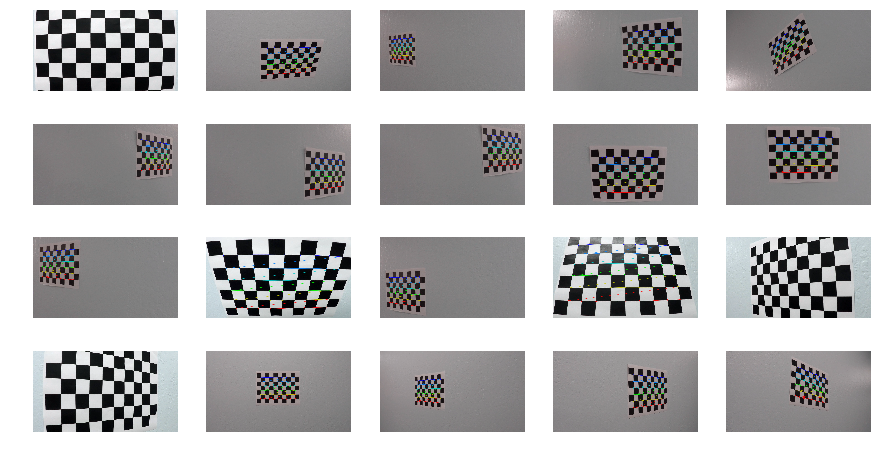
#> input picture examples/1.png, 881 x 456 px; its folder holds only this picture in this run
$ python -i imagelibs.py   (imports and definitions only)   (older library calls are emulated)
#> lines starting #> are read from the running program, lines starting #| are printed output that depends on the picture; after the words box and inside, x2 and y2 are one past the last pixel; in counts of white or black regions, pixels touching at a corner belong together
import glob
import cv2
import numpy as np

def make_calibrate_points(images, nx, ny):
    # Arrays to store object points and image points from all the images.
    criteria = (cv2.TERM_CRITERIA_EPS + cv2.TERM_CRITERIA_MAX_ITER, 30, 0.001)
    objp = np.zeros((nx * ny, 3), np.float32)
    objp[:, :2] = np.mgrid[0:nx, 0:ny].T.reshape(-1, 2)
    objpoints = []  # 3d point in real world space
    imgpoints = []  # 2d points in image plane.

    for fname in images:
        img = cv2.imread(fname)
        # Convert to grayscale
        gray = cv2.cvtColor(img, cv2.COLOR_BGR2GRAY)
        # Find the chessboard corners
        ret, corners = cv2.findChessboardCorners(gray, (nx, ny), None)
        # If found, draw corners
        if ret == True:
            objpoints.append(objp)
            imgpoints.append(corners)
            # Draw and display the corners
        else:
            print("no findChessboardCorners")
    return objpoints,imgpoints,gray.shape[::-1]

def abs_sobel_thresh(image, orient='x', sobel_kernel=3, thresh=(0, 255)):
    # Convert to grayscale
    gray = cv2.cvtColor(image, cv2.COLOR_BGR2GRAY)
    # Apply x or y gradient with the OpenCV Sobel() function
    # and take the absolute value
    if orient == 'x':
        abs_sobel = np.absolute(cv2.Sobel(gray, cv2.CV_64F, 1, 0, ksize=sobel_kernel))
    if orient == 'y':
        abs_sobel = np.absolute(cv2.Sobel(gray, cv2.CV_64F, 0, 1, ksize=sobel_kernel))
    if orient == "xy":
        sobelx = cv2.Sobel(gray, cv2.CV_64F, 1, 0, ksize=sobel_kernel)
        sobely = cv2.Sobel(gray, cv2.CV_64F, 0, 1, ksize=sobel_kernel)
        abs_sobel = np.arctan2(np.absolute(sobely), np.absolute(sobelx))
    # Rescale back to 8 bit integer
    scaled_sobel = np.uint8(255*abs_sobel/np.max(abs_sobel))
    # Create a copy and apply the threshold
    grad_binary = np.zeros_like(scaled_sobel)
    # Here I'm using inclusive (>=, <=) thresholds, but exclusive is ok too
    grad_binary[(scaled_sobel >= thresh[0]) & (scaled_sobel <= thresh[1])] = 1

    # Return the result
    return grad_binary

# Define a function that thresholds the S-channel of HLS
def s_select(img, thresh=(0, 255)):
    hls = cv2.cvtColor(img, cv2.COLOR_RGB2HLS)
    s_channel = hls[:,:,2]
    binary_output = np.zeros_like(s_channel)
    binary_output[(s_channel > thresh[0]) & (s_channel <= thresh[1])] = 1
    return binary_output

def h_select(img, thresh=(0, 255)):
    hsv = cv2.cvtColor(img, cv2.COLOR_RGB2HSV)
    s_channel = hsv[:,:,2]
    binary_output = np.zeros_like(s_channel)
    binary_output[(s_channel > thresh[0]) & (s_channel <= thresh[1])] = 1
    return binary_output

# Edit this function to create your own pipeline.
def threshold_image(image, s_thresh=(170, 255), h_thresh=(170, 255), sx_thresh=(40, 100)):
    gradx = abs_sobel_thresh(image, orient='x', sobel_kernel=7, thresh=sx_thresh)
    # grady = abs_sobel_thresh(image, orient='y', sobel_kernel=3, thresh=(20, 100))
    # mag_thresh(image, sobel_kernel=5, mag_thresh=(50, 200))
    # dir_binary = dir_threshold(image, sobel_kernel=15, thresh=(0.7, 1.3))
    s_channel = s_select(image, s_thresh)
    h_channel = h_select(image, h_thresh)
    combined = np.zeros_like(gradx)
    ### Sobel X + S Threshold - H Threshold
    combined[(gradx == 1) | ((s_channel == 1) & (h_channel == 1))] = 1
    thresholded_image = combined
    return thresholded_image

>>> import cv2
>>> picture = cv2.imread('examples/1.png')
#> picture is the input picture: shape (456, 881, 3); mean B, G, R 180.6, 180.2, 181
>>> result = threshold_image(picture)
#> in abs_sobel_thresh, `abs_sobel = np.absolute(cv2.Sobel(gray, cv2.CV_64F, 1, 0, ksize=sobel_..`:
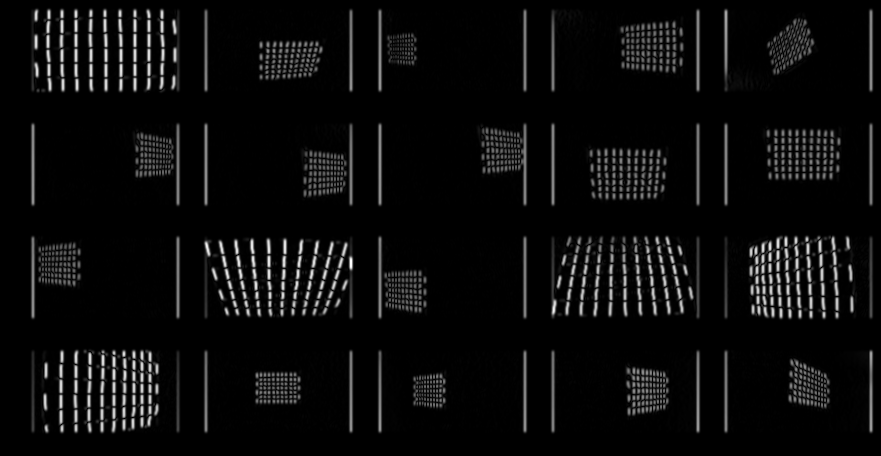
#> abs_sobel: shape (456, 881) float64; min 0, max 158625, mean 7625; drawn with min black and max white
#> in threshold_image, `gradx = abs_sobel_thresh(image, orient='x', sobel_kernel=7, thresh=sx_..`:
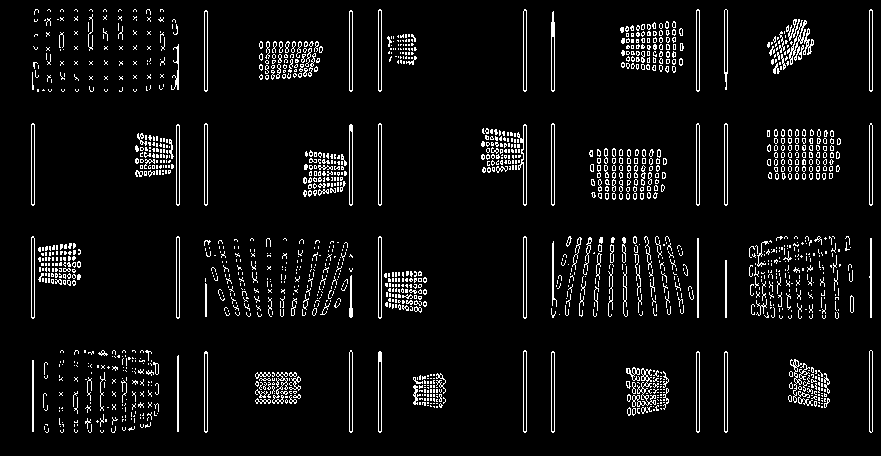
#> gradx: shape (456, 881); values 0 (black) and 1 (white), 5.8% white in thin lines or dots, all inside (x1, y1, x2, y2) = (31, 9, 873, 433)
#> in s_select, `hls = cv2.cvtColor(img, cv2.COLOR_RGB2HLS)`: hls: shape (456, 881, 3); mean of channels 0, 1, 2 54, 180.8, 8.1
#> in s_select, `s_channel = hls[:,:,2]`:
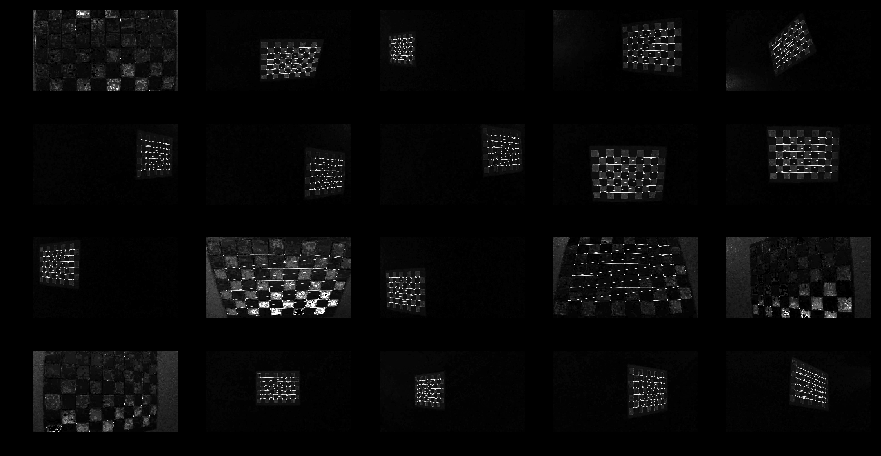
#> s_channel: shape (456, 881); min 0, max 255, mean 8.1
#> in threshold_image, `s_channel = s_select(image, s_thresh)`:
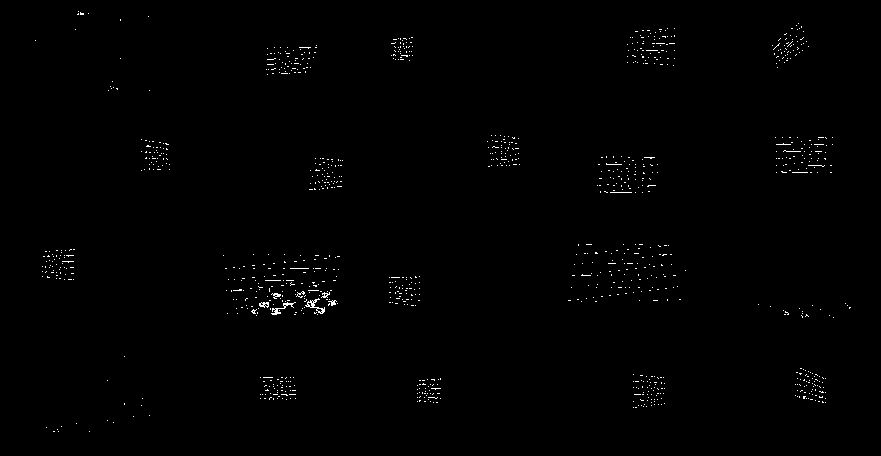
#> s_channel: shape (456, 881); values 0 (black) and 1 (white), 0.6% white in thin lines or dots, all inside (x1, y1, x2, y2) = (35, 11, 851, 432)
#> in h_select, `hsv = cv2.cvtColor(img, cv2.COLOR_RGB2HSV)`: hsv: shape (456, 881, 3); mean H, S, V 54, 10.2, 182.5
#> in h_select, `s_channel = hsv[:,:,2]`:
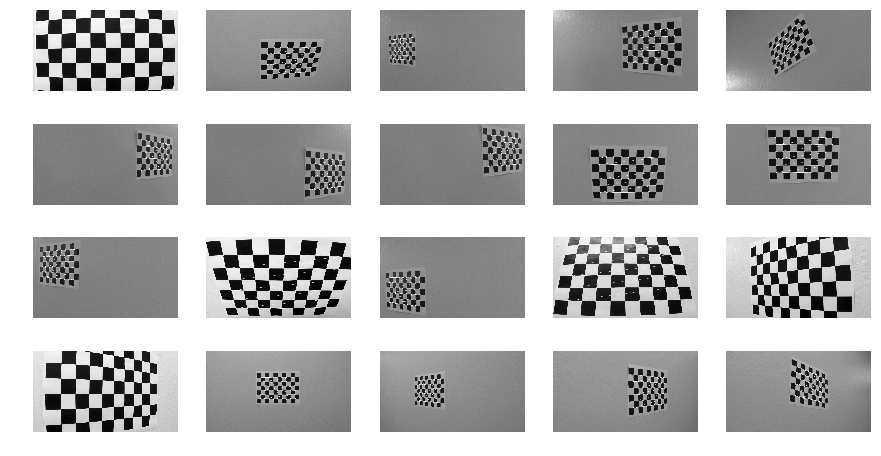
#> s_channel: shape (456, 881); min 0, max 255, mean 182.5
#> in threshold_image, `h_channel = h_select(image, h_thresh)`:
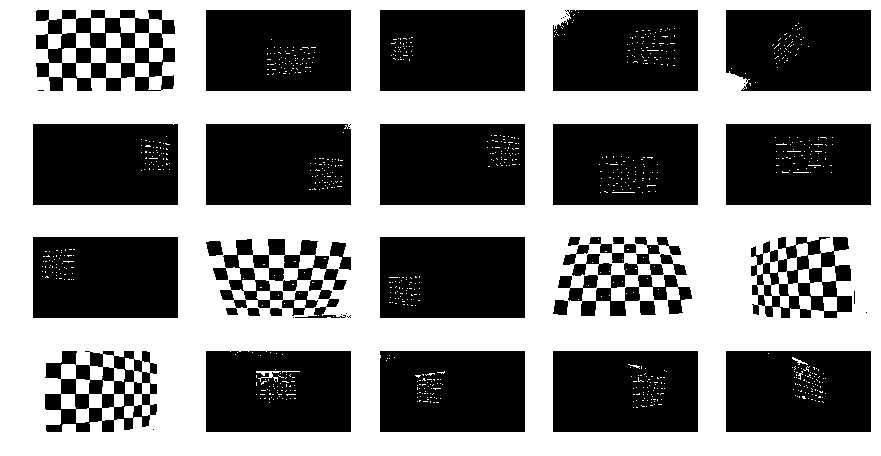
#> h_channel: shape (456, 881); values 0 (black) and 1 (white), 50.8% white; 46 black regions (14 under 20 px), largest, box (x1, y1, x2, y2) and area: (380, 10, 525, 91) 11684, (380, 237, 525, 318) 11661, (380, 124, 525, 205) 11655
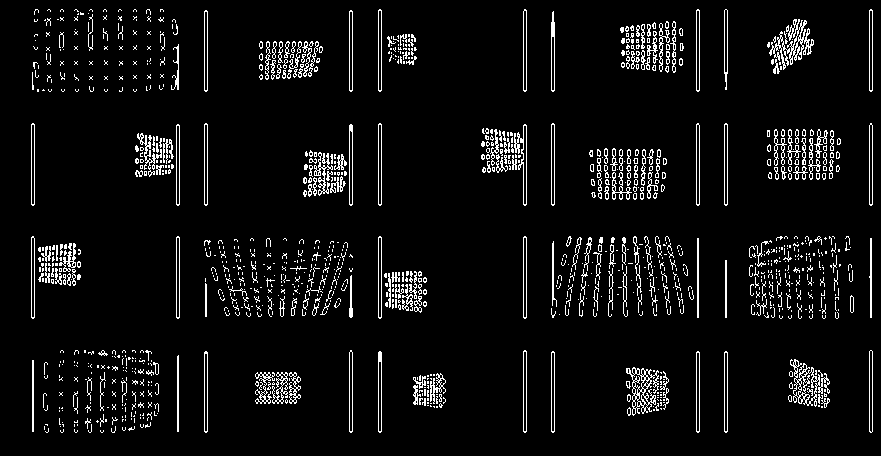
#> result: shape (456, 881); values 0 (black) and 1 (white), 6.1% white in thin lines or dots, all inside (x1, y1, x2, y2) = (31, 9, 873, 433)

$ run again, on examples/3.png
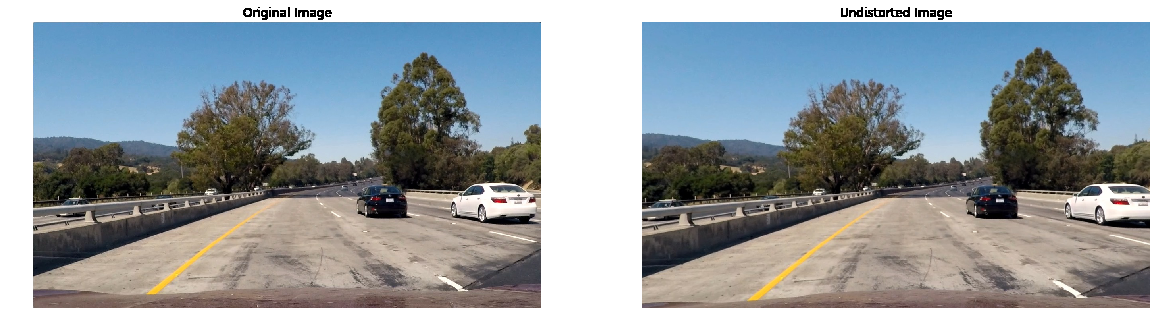
#> input picture examples/3.png, 1160 x 332 px
#> picture is the input picture: shape (332, 1160, 3); mean B, G, R 164.5, 159.5, 151.3
#> in threshold_image, `gradx = abs_sobel_thresh(image, orient='x', sobel_kernel=7, thresh=sx_..`:
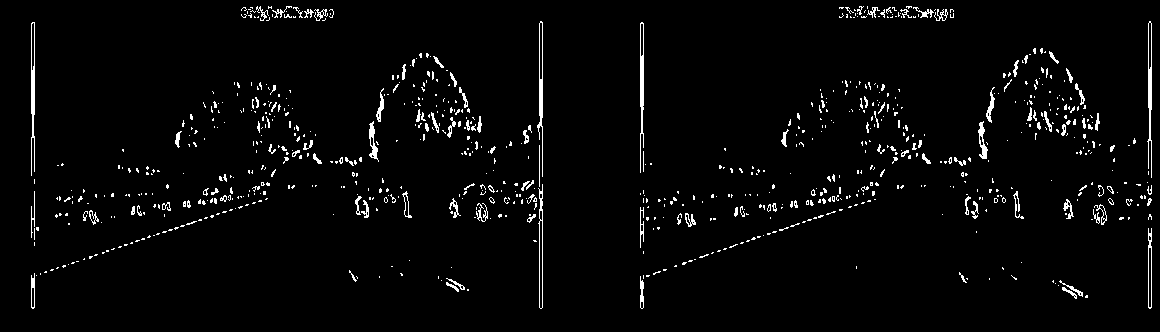
#> gradx: shape (332, 1160); values 0 (black) and 1 (white), 2.9% white in thin lines or dots, all inside (x1, y1, x2, y2) = (31, 6, 1152, 309)
#> hls: shape (332, 1160, 3); mean of channels 0, 1, 2 51.6, 158, 56
#> hsv: shape (332, 1160, 3); mean H, S, V 51.6, 58.2, 175.1
#> h_channel: shape (332, 1160); values 0 (black) and 1 (white), 64.9% white; 361 black regions (313 under 20 px), largest, box (x1, y1, x2, y2) and area: (33, 52, 541, 308) 66653, (642, 47, 1150, 308) 65445, (886, 7, 910, 17) 129
#> `result = threshold_image(picture)`:
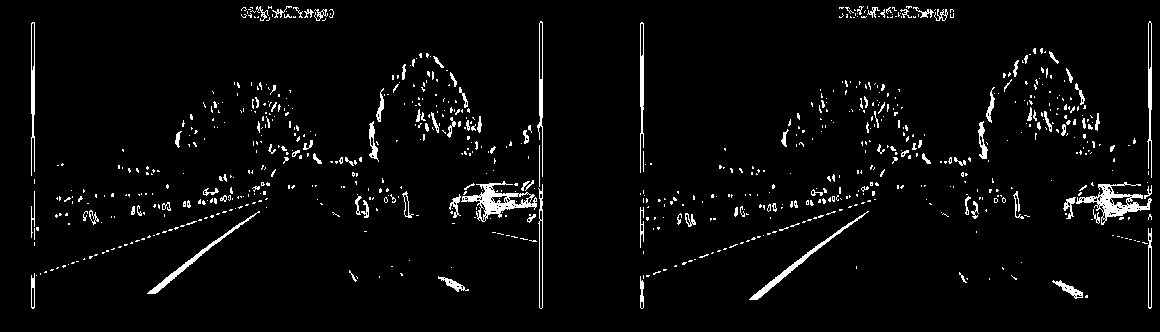
#> result: shape (332, 1160); values 0 (black) and 1 (white), 3.7% white in thin lines or dots, all inside (x1, y1, x2, y2) = (31, 6, 1152, 309)

$ run again, on examples/4.png
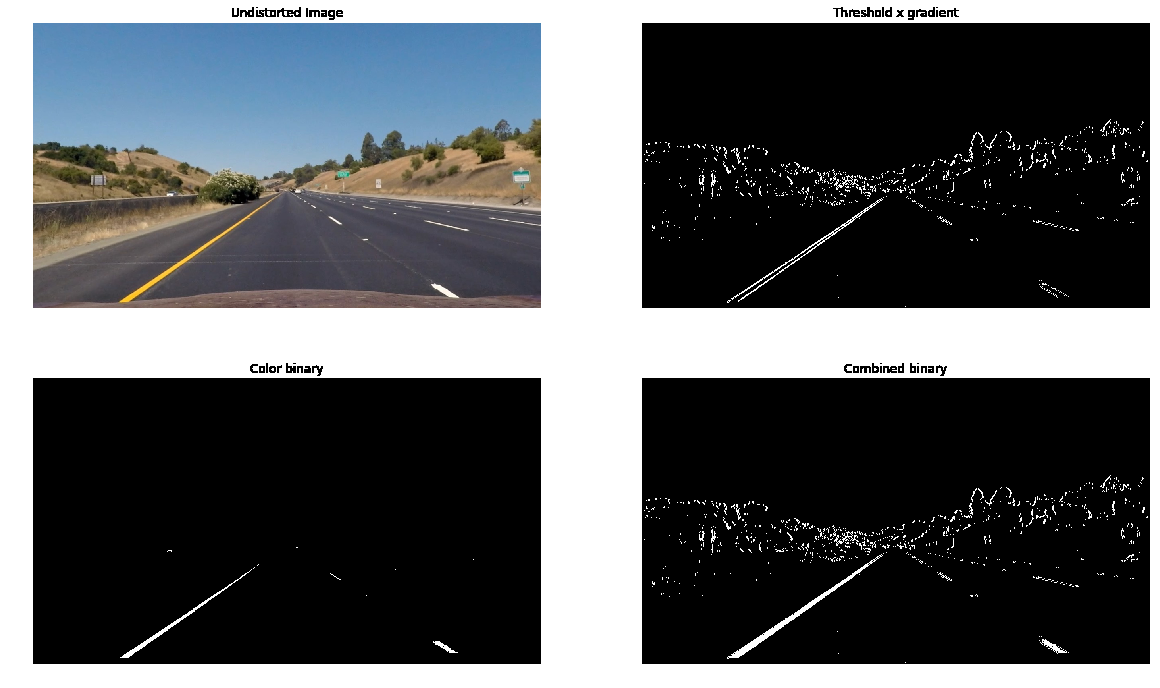
#> input picture examples/4.png, 1160 x 688 px
#> picture is the input picture: shape (688, 1160, 3); mean B, G, R 94.8, 92.4, 89.8
#> in threshold_image, `gradx = abs_sobel_thresh(image, orient='x', sobel_kernel=7, thresh=sx_..`:
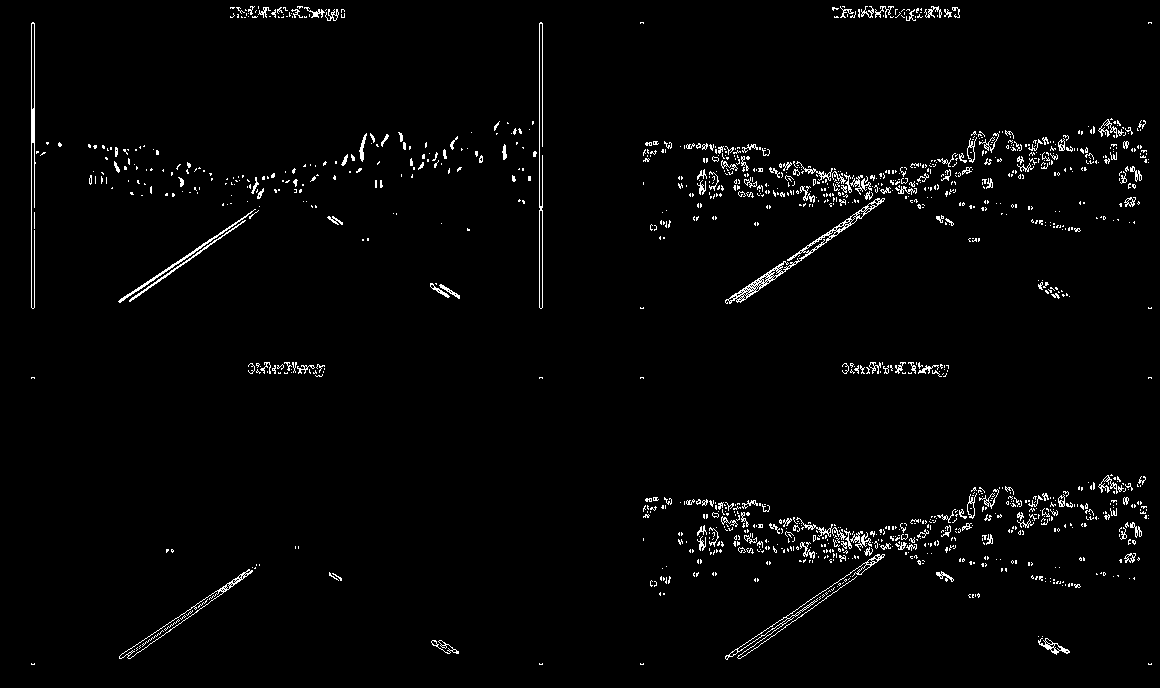
#> gradx: shape (688, 1160); values 0 (black) and 1 (white), 2.2% white in thin lines or dots
#> hls: shape (688, 1160, 3); mean of channels 0, 1, 2 13.4, 92.3, 12
#> hsv: shape (688, 1160, 3); mean H, S, V 13.4, 15.1, 97
#> in threshold_image, `h_channel = h_select(image, h_thresh)`:
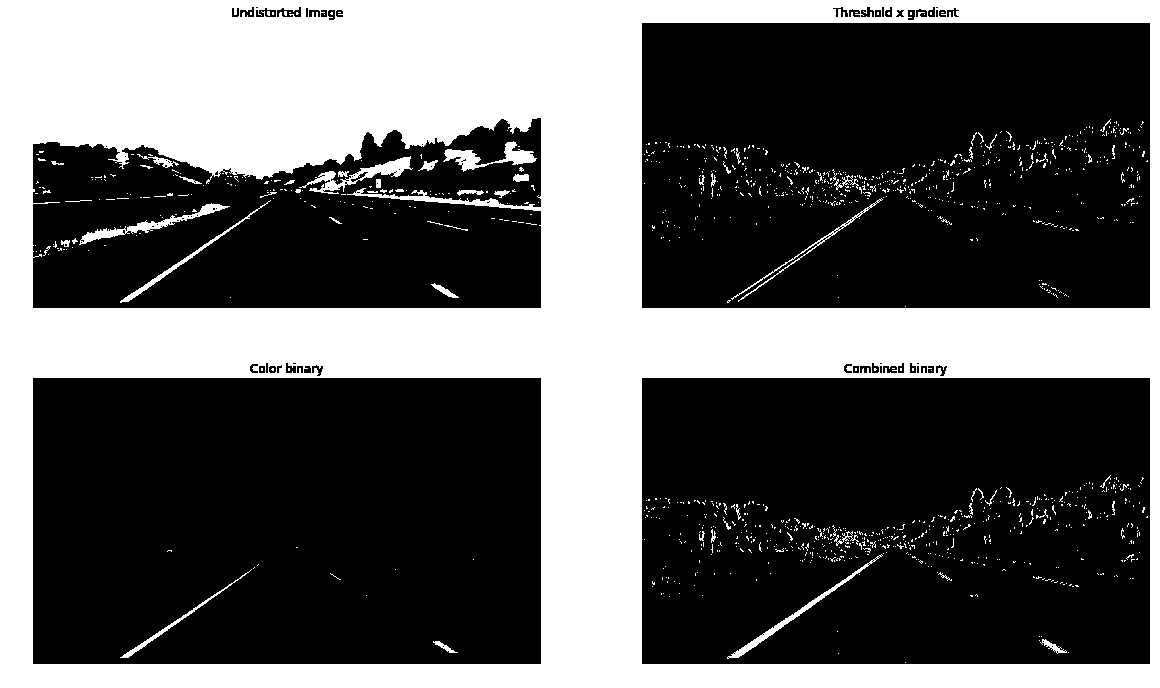
#> h_channel: shape (688, 1160); values 0 (black) and 1 (white), 36.8% white; 1234 white regions (1177 under 20 px), largest, box (x1, y1, x2, y2) and area: (0, 0, 1160, 688) 281682, (299, 156, 413, 194) 1075, (79, 203, 230, 245) 994
